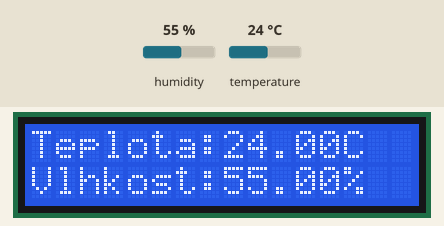
The sketch below on a simulated Arduino Leonardo, built with avr-gcc and run on an emulated ATmega32U4. On the bench: 16×2 character LCD. The inputs (shaded band) are chosen by the test bench; at power-on: humidity 55 %, temperature 24 °C. What the sketch prints to the serial monitor is not drawn.

Above: at 1.2 s.
1.3 s: humidity set to 22 %
At 3.1 s:
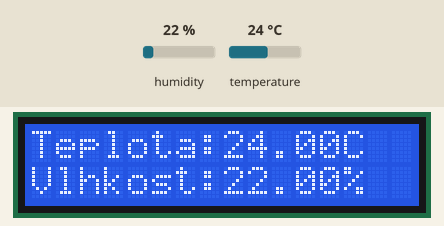
3.7 s: temperature set to 12 °C
At 4.9 s:
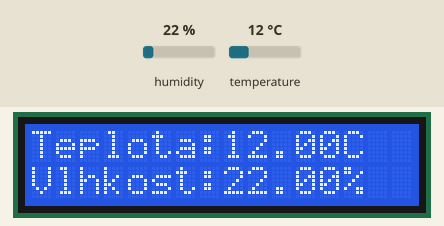
5.8 s: humidity set to 40 %
At 6.7 s:
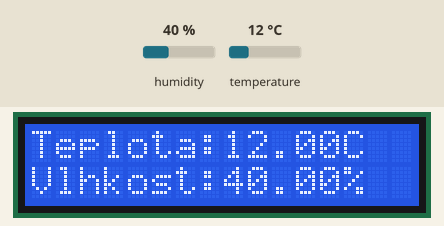
7.9 s: temperature set to 19 °C
At 9.7 s:
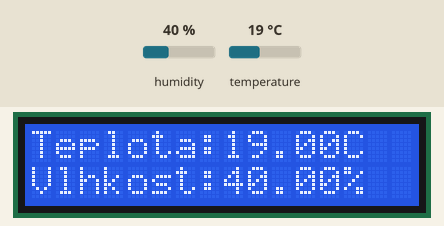
Timing chart, 0 to 11.0 s (numbered marks = the images above; inputs shaded):
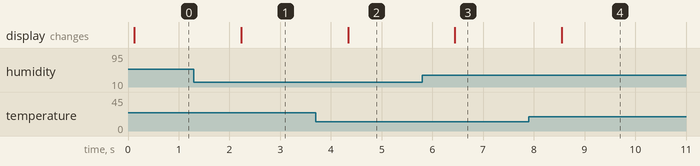

Measured:
- after the input at 1.3 s, the display: changes after 0.93 s (image 1)
- after the input at 3.7 s, the display: changes after 0.64 s (image 2)
- after the input at 5.8 s, the display: changes after 0.64 s (image 3)
- after the input at 7.9 s, the display: changes after 0.65 s (image 4)

The sketch:

dht11_lcd.ino
```cpp
#include <DHT11.h>
int pin=4;
DHT11 dht11(pin);

#include <LiquidCrystal_I2C.h>
#include <Wire.h>
#define BACKLIGHT_PIN 3

LiquidCrystal_I2C lcd(0x27, 2, 1, 0, 4, 5, 6, 7);

void setup()
{
   Serial.begin(9600);
  while (!Serial) {
      ; // wait for serial port to connect. Needed for Leonardo only
    }
    lcd.begin(16, 2);
  lcd.setBacklightPin(BACKLIGHT_PIN, POSITIVE);
  lcd.setBacklight(HIGH);
}

void loop()
{
  int err;
  float temp, humi;
  if((err=dht11.read(humi, temp))==0)
  {
    Serial.print("temperature:");
    Serial.print(temp);
    Serial.print(" humidity:");
    Serial.print(humi);
    Serial.println();

    lcd.setCursor(0,0);
    lcd.print("Teplota:");
    lcd.print(temp);
    lcd.print("C");
    lcd.setCursor(0,1);
    lcd.print("Vlhkost:");
    lcd.print(humi);
    lcd.print("%");

  }
  else
  {
    Serial.println();
    Serial.print("Error No :");
    Serial.print(err);
    Serial.println();
  }
  delay(DHT11_RETRY_DELAY); //delay for reread
}
```
